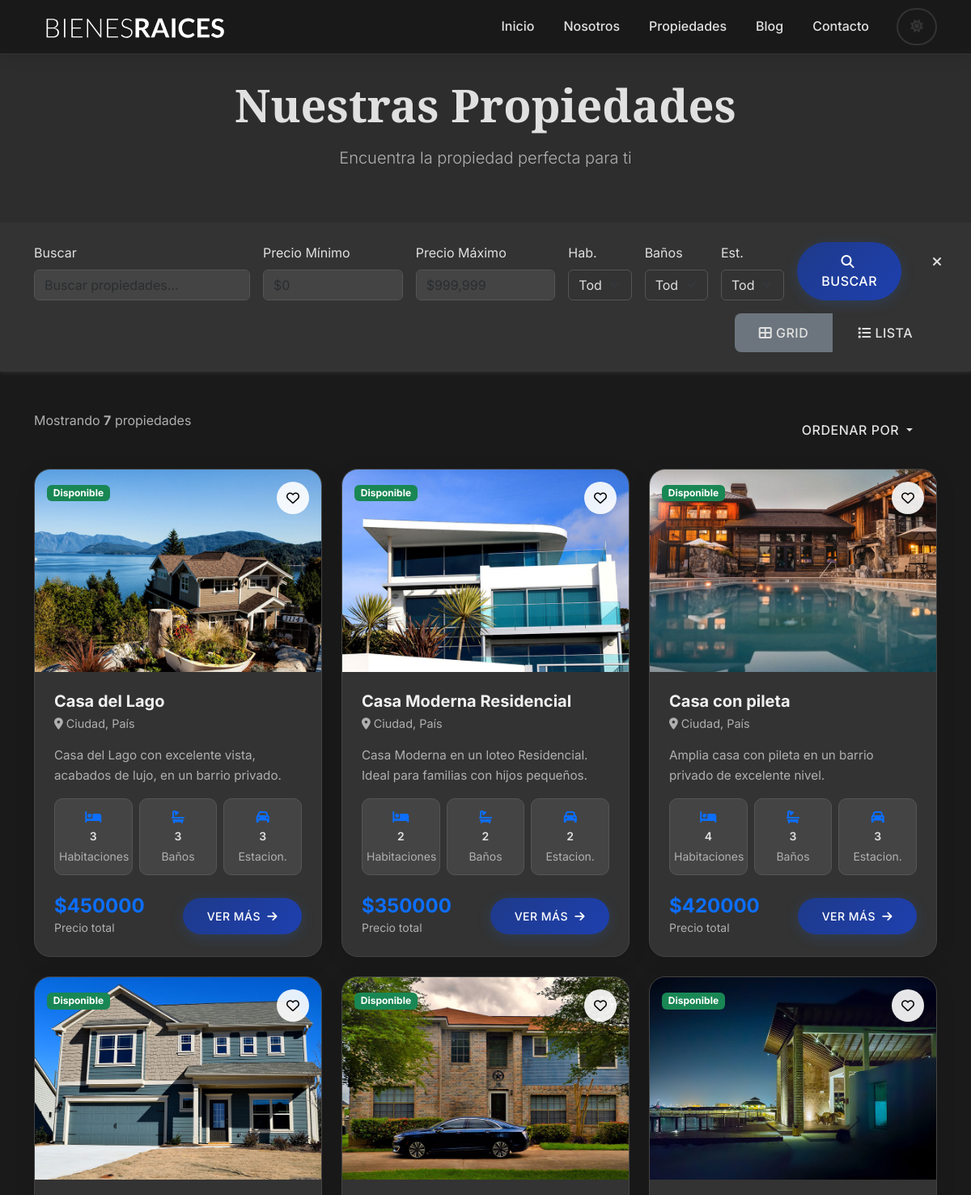
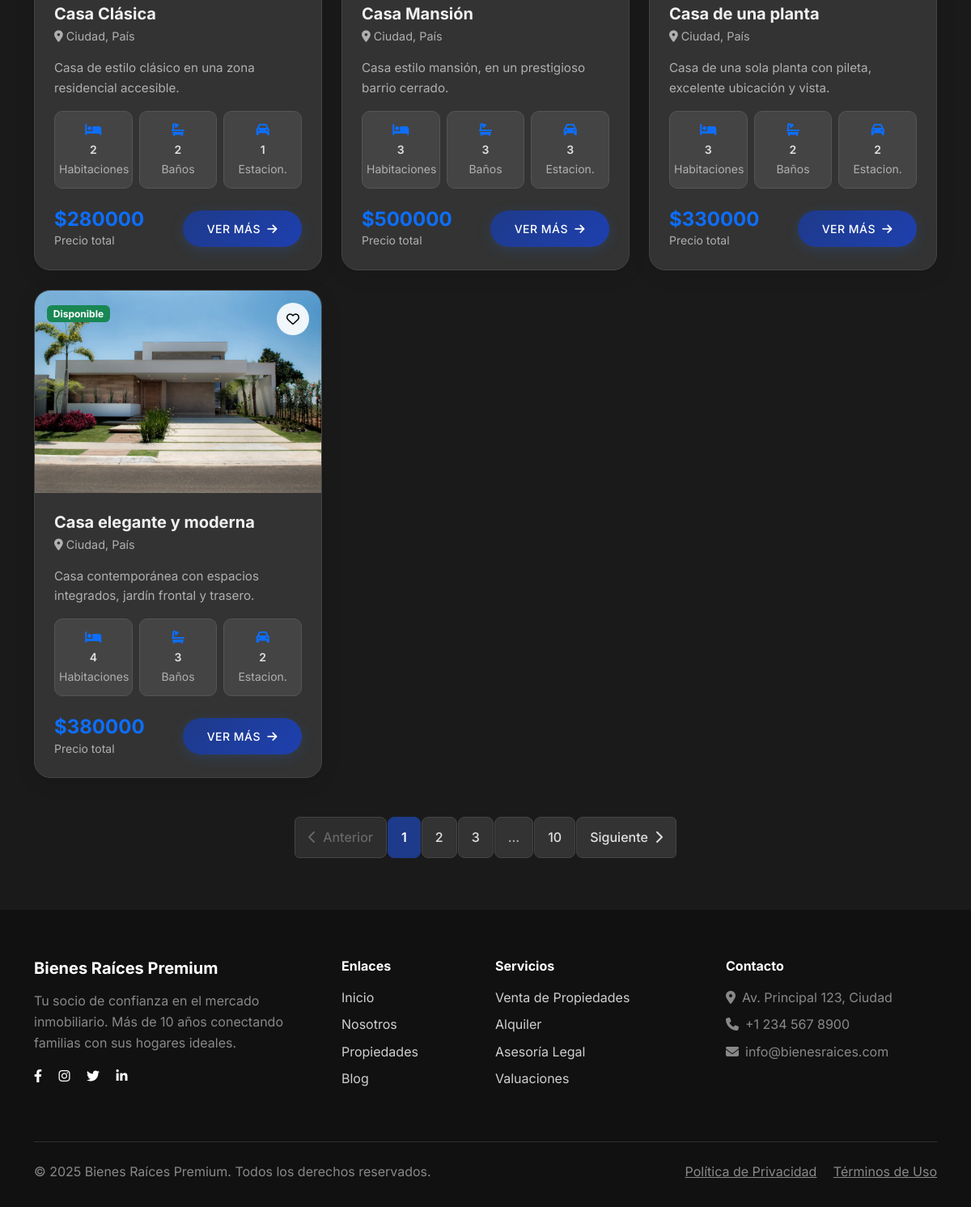
Screenshot of /propiedades with the database file from the repository (2 pictures, top to bottom).
### sistema_inmobiliaria/models.py (models this page shows, shortened)
class Propiedad(models.Model):
    titulo = models.CharField(max_length=255)
    precio = models.IntegerField()
    imagen = models.ImageField(upload_to='propiedades/')
    descripcion = models.TextField()
    habitaciones = models.IntegerField()
    bano = models.IntegerField()
    estacionamiento = models.IntegerField()
    creado = models.DateField(default=date.today)
    vendedor_id = models.ForeignKey(Vendedor, on_delete=models.SET_NULL, null=True)
    class Meta:
        verbose_name_plural = "propiedades"

### sistema_inmobiliaria/views.py (the view)
# urls.py: path('propiedades', views.propiedades, name="Propiedades"),
def propiedades(request):
    propiedades = Propiedad.objects.all()
    search = request.GET.get('search')
    precio_min = request.GET.get('precio_min')
    precio_max = request.GET.get('precio_max')
    habitaciones = request.GET.get('habitaciones')
    banos = request.GET.get('banos')
    estacionamiento = request.GET.get('estacionamiento')
    if search:
        propiedades = propiedades.filter(
            Q(titulo__icontains=search) |
            Q(descripcion__icontains=search)
        )
    if precio_min:
        propiedades = propiedades.filter(precio__gte=precio_min)
    if precio_max:
        propiedades = propiedades.filter(precio__lte=precio_max)
    if habitaciones:
        propiedades = propiedades.filter(habitaciones__gte=habitaciones)
    if banos:
        propiedades = propiedades.filter(bano__gte=banos)
    if estacionamiento:
        propiedades = propiedades.filter(estacionamiento__gte=estacionamiento)
    context = {
        'propiedades': propiedades,
        'search': search or '',
        'precio_min': precio_min or '',
        'precio_max': precio_max or '',
        'habitaciones': habitaciones or '',
        'banos': banos or '',
        'estacionamiento': estacionamiento or '',
        'total_propiedades': propiedades.count()
    }
    return render(request, 'sistema_inmobiliaria/propiedades.html', context)

### sistema_inmobiliaria/templates/sistema_inmobiliaria/propiedades.html (shortened to what this page needs)
{% extends './base.html' %}
{% load static %}
{% block content %}
<section class="py-5 mt-5 bg-light">
    <div class="container">
        <div class="row">
            <div class="col-12 text-center">
                <h1 class="display-4 fw-bold font-display mb-3">Nuestras Propiedades</h1>
                <p class="lead text-muted">Encuentra la propiedad perfecta para ti</p>
            </div>
        </div>
    </div>
</section>
<section class="py-4 bg-white shadow-sm">
    <div class="container">
        <form method="GET" id="filterForm">
            <div class="row align-items-end g-3">
                <div class="col-lg-3">
                    <label for="search" class="form-label">Buscar</label>
                    <input type="text" class="form-control" id="search" name="search"
                           value="{{ search }}" placeholder="Buscar propiedades...">
                </div>
                <div class="col-lg-2">
                    <label for="precio_min" class="form-label">Precio Mínimo</label>
                    <input type="number" class="form-control" id="precio_min" name="precio_min"
                           value="{{ precio_min }}" placeholder="$0">
                </div>
                <div class="col-lg-2">
                    <label for="precio_max" class="form-label">Precio Máximo</label>
                    <input type="number" class="form-control" id="precio_max" name="precio_max"
                           value="{{ precio_max }}" placeholder="$999,999">
                </div>
                <div class="col-lg-1">
                    <label for="habitaciones" class="form-label">Hab.</label>
                    <select class="form-select" id="habitaciones" name="habitaciones">
                        <option value="">Todas</option>
                    </select>
                </div>
                <div class="col-lg-1">
                    <label for="banos" class="form-label">Baños</label>
                    <select class="form-select" id="banos" name="banos">
                        <option value="">Todos</option>
                    </select>
                </div>
                <div class="col-lg-1">
                    <label for="estacionamiento" class="form-label">Est.</label>
                    <select class="form-select" id="estacionamiento" name="estacionamiento">
                        <option value="">Todos</option>
                    </select>
                </div>
                <div class="col-lg-2">
                    <div class="d-flex gap-2">
                        <button type="submit" class="btn btn-primary flex-fill">
                            <i class="fas fa-search me-1"></i>Buscar
                        </button>
                        <a href="{% url 'Propiedades' %}" class="btn btn-outline-secondary">
                            <i class="fas fa-times"></i>
                        </a>
                    </div>
                </div>
            </div>
        </form>
        <div class="row mt-3">
            <div class="col-12 text-end">
                <div class="btn-group" role="group">
                    <button type="button" class="btn btn-outline-secondary active" id="gridView">
                        <i class="fas fa-th-large"></i> Grid
                    </button>
                    <button type="button" class="btn btn-outline-secondary" id="listView">
                        <i class="fas fa-list"></i> Lista
                    </button>
                </div>
            </div>
        </div>
    </div>
</section>
<section class="py-5">
    <div class="container">
        <div class="row mb-4">
            <div class="col-md-6">
                <p class="text-muted mb-0">
                    Mostrando <strong>{{ total_propiedades }}</strong>
                    {% if total_propiedades == 1 %}propiedad{% else %}propiedades{% endif %}
                </p>
            </div>
            <div class="col-md-6 text-md-end">
                <div class="dropdown">
                    <button class="btn btn-outline-secondary dropdown-toggle" type="button" data-bs-toggle="dropdown">
                        Ordenar por
                    </button>
                </div>
            </div>
        </div>
        <div class="row g-4" id="propertiesGrid">
            {% for propiedad in propiedades %}
            <div class="col-lg-4 col-md-6 property-item">
                <div class="property-card h-100">
                    <div class="property-image-container">
                        <img src="{% if propiedad.imagen %}{% if propiedad.imagen.url %}{{ propiedad.imagen.url }}{% else %}{% get_media_prefix as MEDIA_PREFIX %}{{ MEDIA_PREFIX }}propiedades/{{ propiedad.imagen }}{% endif %}{% else %}{% static 'sistema_inmobiliaria/img/anuncio1.jpg' %}{% endif %}"
                             class="property-image" alt="{{ propiedad.titulo }}">
                        <div class="property-status">
                            <span class="badge bg-success">Disponible</span>
                        </div>
                        <button class="favorite-btn" data-property-id="{{ propiedad.id }}">
                            <i class="far fa-heart"></i>
                        </button>
                    </div>
                    <div class="property-content p-4">
                        <div class="property-header mb-3">
                            <h5 class="property-title fw-bold mb-1">{{ propiedad.titulo }}</h5>
                            <p class="property-location text-muted mb-0">
                                <i class="fas fa-map-marker-alt me-1"></i>{{ propiedad.ubicacion|default:"Ciudad, País" }}
                            </p>
                        </div>
                        <p class="property-description text-muted mb-3">{{ propiedad.descripcion|truncatewords:20 }}</p>
                        <div class="property-features mb-4">
                            <div class="row g-2">
                                <div class="col-4">
                                    <div class="feature-item text-center">
                                        <i class="fas fa-bed text-primary"></i>
                                        <small class="d-block fw-semibold">{{ propiedad.habitaciones }}</small>
                                        <small class="text-muted">Habitaciones</small>
                                    </div>
                                </div>
                                <div class="col-4">
                                    <div class="feature-item text-center">
                                        <i class="fas fa-bath text-primary"></i>
                                        <small class="d-block fw-semibold">{{ propiedad.bano }}</small>
                                        <small class="text-muted">Baños</small>
                                    </div>
                                </div>
                                <div class="col-4">
                                    <div class="feature-item text-center">
                                        <i class="fas fa-car text-primary"></i>
                                        <small class="d-block fw-semibold">{{ propiedad.estacionamiento }}</small>
                                        <small class="text-muted">Estacion.</small>
                                    </div>
                                </div>
                            </div>
                        </div>
                        <div class="property-footer">
                            <div class="d-flex justify-content-between align-items-center">
                                <div class="property-price">
                                    <span class="h4 fw-bold text-primary mb-0">${{ propiedad.precio|floatformat:0 }}</span>
                                    <small class="text-muted d-block">Precio total</small>
                                </div>
                                <div class="property-actions">
                                    <a href="{% url 'Propiedad' propiedad.id %}" class="btn btn-primary btn-sm">
                                        Ver Más <i class="fas fa-arrow-right ms-1"></i>
                                    </a>
                                </div>
                            </div>
                        </div>
                    </div>
                </div>
            </div>
            {% endfor %}
        </div>
        {% if propiedades %}
        <nav aria-label="Paginación de propiedades" class="mt-5">
            <ul class="pagination justify-content-center custom-pagination">
                <li class="page-item disabled">
                    <span class="page-link">
                        <i class="fas fa-chevron-left"></i>
                        <span class="d-none d-sm-inline ms-1">Anterior</span>
                    </span>
                </li>
                <li class="page-item active">
                    <span class="page-link">1</span>
                </li>
                <li class="page-item">
                    <a class="page-link" href="#">2</a>
                </li>
                <li class="page-item">
                    <a class="page-link" href="#">3</a>
                </li>
                <li class="page-item">
                    <span class="page-link text-muted">...</span>
                </li>
                <li class="page-item">
                    <a class="page-link" href="#">10</a>
                </li>
                <li class="page-item">
                    <a class="page-link" href="#">
                        <span class="d-none d-sm-inline me-1">Siguiente</span>
                        <i class="fas fa-chevron-right"></i>
                    </a>
                </li>
            </ul>
        </nav>
        {% endif %}
    </div>
</section>
{% endblock %}

### sistema_inmobiliaria/templates/sistema_inmobiliaria/base.html (shortened to what this page needs)
<!DOCTYPE html>
<html lang="es">
<head>
    {% load static %}
    <link href="https://cdn.jsdelivr.net/npm/bootstrap@5.3.0/dist/css/bootstrap.min.css" rel="stylesheet">
    <link rel="stylesheet" href="https://cdnjs.cloudflare.com/ajax/libs/font-awesome/6.4.0/css/all.min.css">
</head>
<body>
    <nav class="navbar navbar-expand-lg navbar-light fixed-top navbar-modern">
        <div class="container">
            <a class="navbar-brand" href="/">
                <img src="{% static 'sistema_inmobiliaria/img/logo.svg' %}" alt="Bienes Raíces Premium">
            </a>
            <div class="collapse navbar-collapse" id="navbarNav">
                <ul class="navbar-nav ms-auto">
                    <li class="nav-item">
                        <a class="nav-link" href="/">Inicio</a>
                    </li>
                    <li class="nav-item">
                        <a class="nav-link" href="{% url 'Nosotros' %}">Nosotros</a>
                    </li>
                    <li class="nav-item">
                        <a class="nav-link" href="{% url 'Propiedades' %}">Propiedades</a>
                    </li>
                    <li class="nav-item">
                        <a class="nav-link" href="{% url 'Blog' %}">Blog</a>
                    </li>
                    <li class="nav-item">
                        <a class="nav-link" href="{% url 'Contacto' %}">Contacto</a>
                    </li>
                </ul>
                <button class="dark-mode-toggle ms-3" id="darkModeToggle">
                    <i class="fas fa-moon"></i>
                </button>
            </div>
        </div>
    </nav>
    <main>
        {% block content %}{% endblock %}
    </main>
    <footer class="footer-modern">
        <div class="container">
            <div class="row">
                <div class="col-lg-4 mb-4">
                    <h5 class="fw-bold mb-3">Bienes Raíces Premium</h5>
                    <p class="text-white-50">Tu socio de confianza en el mercado inmobiliario. Más de 10 años conectando familias con sus hogares ideales.</p>
                    <div class="social-links">
                        <a href="#" class="text-white me-3"><i class="fab fa-facebook-f"></i></a>
                        <a href="#" class="text-white me-3"><i class="fab fa-instagram"></i></a>
                        <a href="#" class="text-white me-3"><i class="fab fa-twitter"></i></a>
                        <a href="#" class="text-white"><i class="fab fa-linkedin-in"></i></a>
                    </div>
                </div>
                <div class="col-lg-2 col-md-6 mb-4">
                    <h6 class="fw-bold mb-3">Enlaces</h6>
                    <ul class="list-unstyled">
                        <li><a href="/" class="nav-link p-0 mb-2">Inicio</a></li>
                        <li><a href="{% url 'Nosotros' %}" class="nav-link p-0 mb-2">Nosotros</a></li>
                        <li><a href="{% url 'Propiedades' %}" class="nav-link p-0 mb-2">Propiedades</a></li>
                        <li><a href="{% url 'Blog' %}" class="nav-link p-0">Blog</a></li>
                    </ul>
                </div>
                <div class="col-lg-3 col-md-6 mb-4">
                    <h6 class="fw-bold mb-3">Servicios</h6>
                    <ul class="list-unstyled">
                        <li><a href="#" class="nav-link p-0 mb-2">Venta de Propiedades</a></li>
                        <li><a href="#" class="nav-link p-0 mb-2">Alquiler</a></li>
                        <li><a href="#" class="nav-link p-0 mb-2">Asesoría Legal</a></li>
                        <li><a href="#" class="nav-link p-0">Valuaciones</a></li>
                    </ul>
                </div>
                <div class="col-lg-3 mb-4">
                    <h6 class="fw-bold mb-3">Contacto</h6>
                    <p class="text-white-50 mb-2"><i class="fas fa-map-marker-alt me-2"></i>Av. Principal 123, Ciudad</p>
                    <p class="text-white-50 mb-2"><i class="fas fa-phone me-2"></i>+1 234 567 8900</p>
                    <p class="text-white-50"><i class="fas fa-envelope me-2"></i>info@bienesraices.com</p>
                </div>
            </div>
            <hr class="my-4 text-white-50">
            <div class="row align-items-center">
                <div class="col-md-6">
                    <p class="text-white-50 mb-0">&copy; {% now 'Y' %} Bienes Raíces Premium. Todos los derechos reservados.</p>
                </div>
                <div class="col-md-6 text-md-end">
                    <a href="#" class="text-white-50 me-3">Política de Privacidad</a>
                    <a href="#" class="text-white-50">Términos de Uso</a>
                </div>
            </div>
        </div>
    </footer>
</body>
</html>

### rows the page displays
Propiedad: imagen (picture), titulo "Casa del Lago", ubicacion "Ciudad, País", descripcion "Casa del Lago con excelente vista, acabados de lujo, en un barrio privado.", habitaciones "3", bano "3", estacionamiento "3", precio "450000"
Propiedad: imagen (picture), titulo "Casa Moderna Residencial", ubicacion "Ciudad, País", descripcion "Casa Moderna en un loteo Residencial. Ideal para familias con hijos pequeños.", habitaciones "2", bano "2", estacionamiento "2", precio "350000"
Propiedad: imagen (picture), titulo "Casa con pileta", ubicacion "Ciudad, País", descripcion "Amplia casa con pileta en un barrio privado de excelente nivel.", habitaciones "4", bano "3", estacionamiento "3", precio "420000"
Propiedad: imagen (picture), titulo "Casa Clásica", ubicacion "Ciudad, País", descripcion "Casa de estilo clásico en una zona residencial accesible.", habitaciones "2", bano "2", estacionamiento "1", precio "280000"
Propiedad: imagen (picture), titulo "Casa Mansión", ubicacion "Ciudad, País", descripcion "Casa estilo mansión, en un prestigioso barrio cerrado.", habitaciones "3", bano "3", estacionamiento "3", precio "500000"
Propiedad: imagen (picture), titulo "Casa de una planta", ubicacion "Ciudad, País", descripcion "Casa de una sola planta con pileta, excelente ubicación y vista.", habitaciones "3", bano "2", estacionamiento "2", precio "330000"
Propiedad: imagen (picture), titulo "Casa elegante y moderna", ubicacion "Ciudad, País", descripcion "Casa contemporánea con espacios integrados, jardín frontal y trasero.", habitaciones "4", bano "3", estacionamiento "2", precio "380000"

### other values shown
{{ total_propiedades }} "7"
